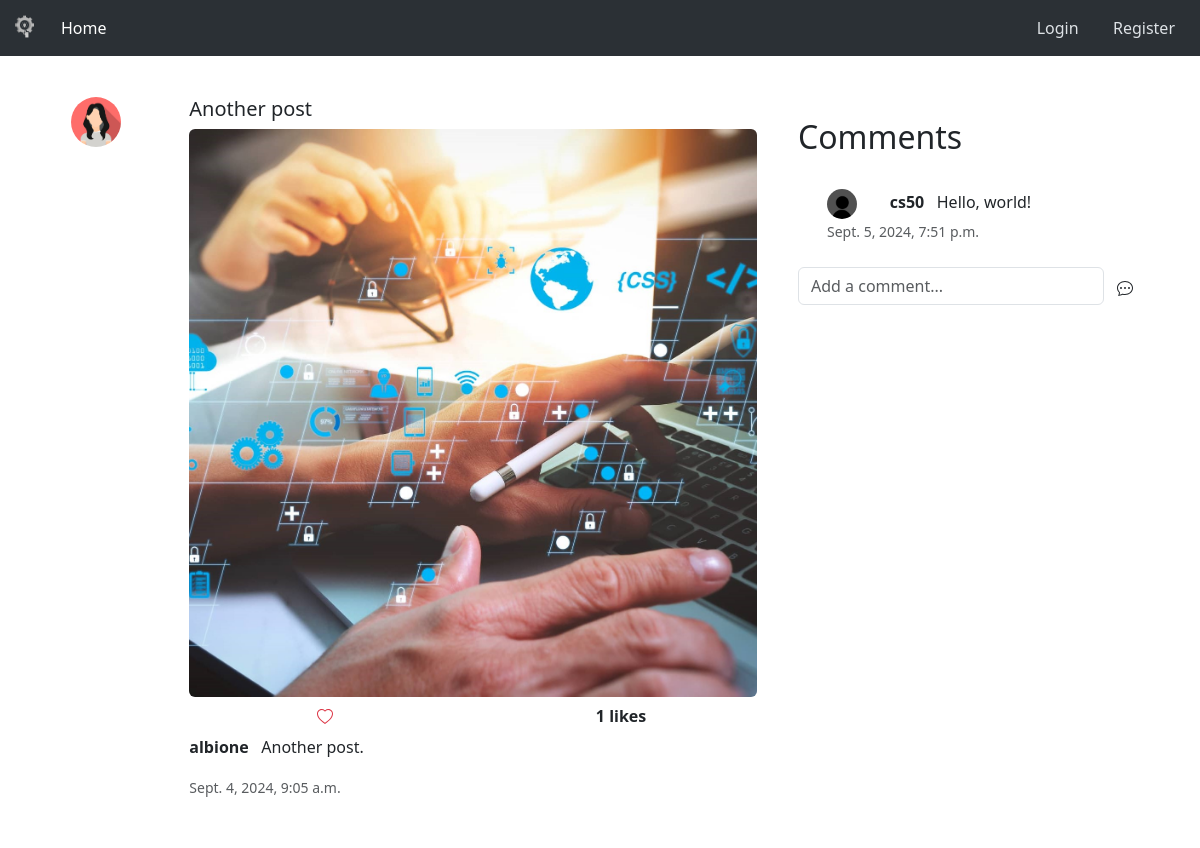
Page /show/31 on the committed database.
### social/models.py (models this page shows, shortened)
class Tweet(models.Model):
    user = models.ForeignKey(
        User, related_name="tweets", on_delete=models.CASCADE
    )
    body = models.CharField(max_length=200)
    created = models.DateTimeField(auto_now_add=True)
    likes = models.ManyToManyField(User, related_name="tweet_like", blank=True)
    image = models.ImageField(upload_to='img/', blank=True, null=True)
    title = models.CharField(max_length=50, null=False, blank=False, default="Post title")
    def like_tracker(self):
        return self.likes.count()

class Profile(models.Model):
    user = models.OneToOneField(User, on_delete=models.CASCADE) # if user is deleted, profile is deleted
    follows = models.ManyToManyField('self', related_name='followed_by', symmetrical=False, blank=True)
    date_modified = models.DateTimeField(User, auto_now=True)
    profile_picture = models.ImageField(null=True, blank=True, upload_to='img/')
    profile_bio = models.CharField(blank=True, null=True, max_length=300)
    linkedin = models.CharField(blank=True, null=True, max_length=100)
    github = models.CharField(blank=True, null=True, max_length=100)
    homepage = models.CharField(blank=True, null=True, max_length=100)

class Comment(models.Model):
    user = models.ForeignKey(User, on_delete=models.CASCADE, default=1)
    post = models.ForeignKey(Tweet, related_name="comments", on_delete=models.CASCADE)
    body = models.TextField()
    created = models.DateTimeField(auto_now_add=True)

### social/views.py (the view)
# urls.py: path('show/<int:pk>', views.show, name='show'),
def show(request, pk):
    tweet = get_object_or_404(Tweet, id=pk)
    comments = tweet.comments.all()
    if tweet:
        return render(request, "view.html", {"tweet":tweet, "comments":comments})
    else:
        messages.success(request, ("Tweet doesn't exist."))
        return redirect('home')

### social/templates/view.html (shortened to what this page needs)
{% extends 'base.html' %}
{% load static %}
{% block content %}
    <div class="container">
        <div class="row">
            <div class="col-md-8">
                <div class="alert" role="alert">
                    <div class="row">
                        <div class="col-2">
                            {% if tweet.user.profile.profile_picture %}
                                <a href="{% url 'profile' tweet.user.id %}">
                                    <img src="{{ tweet.user.profile.profile_picture.url }}" alt="{{ tweet.user.username }}" width="50" height="50" class="img-fluid rounded-circle">
                                </a>
                            {% else %}
                                <a href="{% url 'profile' tweet.user.id %}">
                                    <img src="{% static 'img/pfp.jpg' %}" alt="{{ tweet.user.username }}" width="50" height="50" class="img-fluid rounded-circle">
                                </a>
                            {% endif %}
                        </div>
                        <div class="col-10">
                            <h5>{{tweet.title }}</h5>
                            {% if tweet.image %}
                                <img src="{{ tweet.image.url }}" alt="{{ tweet.title }}" class="img-fluid rounded">
                                <div class="row">
                                    <div class="col text-center">
                                        {% if user in tweet.likes.all %}
                                            <a href="{% url 'likes' tweet.id %}" class="btn">
                                                <svg xmlns="http://www.w3.org/2000/svg" width="16" height="16" fill="currentColor" class="bi bi-heart-fill text-danger" viewBox="0 0 16 16">
                                                    <path fill-rule="evenodd" d="M8 1.314C12.438-3.248 23.534 4.735 8 15-7.534 4.736 3.562-3.248 8 1.314"/>
                                                </svg>
                                            </a>
                                        {% else %}
                                            <a href="{% url 'likes' tweet.id %}" class="btn">
                                            </a>
                                        {% endif %}
                                    </div>
                                    <div class="col d-flex align-items-center justify-content-center">
                                        <strong>{{ tweet.like_tracker }} likes</strong>
                                    </div>
                                </div>
                                <p><strong>{{tweet.user.username|lower}}</strong> &nbsp; {{ tweet.body }}</p>
                                <p>
                                    <small class="text-muted">
                                        {{ tweet.created }}
                                    </small>
                                </p>
                            {% endif %}
                        </div>
                    </div>
                </div>
            </div>
            <br>
            <div class="col-md-4">
                {% if tweet.comments.exists %}
                    <h2><br>Comments</h2>
                    {% for comment in tweet.comments.all %}
                        <div class="offset-md-1">
                            <small>
                                <br>
                                {% if comment.user.profile.profile_picture %}
                                    <a href="{% url 'profile' comment.user.id %}" style="text-decoration:none;">
                                        <img src="{{ comment.user.profile.profile_picture.url }}" alt="{{ comment.user.username }}" width="30" height="30" class="img-fluid rounded-circle">
                                    </a>
                                {% else %}
                                    <a href="{% url 'profile' comment.user.id %}" style="text-decoration:none;">
                                        <img src="{% static 'img/pfp.jpg' %}" alt="{{ tweet.user.username }}" width="30" height="30" class="img-fluid rounded-circle">
                                    </a>
                                {% endif %}
                            </small>  &nbsp;&nbsp;&nbsp;&nbsp;&nbsp;&nbsp;
                            <span><strong>{{comment.user.username|lower}}</strong> &nbsp; {{ comment.body }}</span>
                            <br>
                            <small class="text-muted">
                               {{ comment.created }}
                            </small>
                            <br><br>
                        </div>
                    {% endfor %}
                {% endif %}
                <form method="post" class="d-flex" action="{% url 'comment' tweet.id %}">
                    <input type="text" id="username" class="form-control" name="body" placeholder="Add a comment...">
                    <button type="submit" class="btn">
                    </button>
                </form>
            </div>
        </div>
    </div>
{% endblock %}

### rows in the picture
Tweet: user.profile.profile_picture (picture), title "Another post", image (picture), like_tracker "1", user.username "albione", body "Another post.", created "Sept. 4, 2024, 9:05 a.m."
Comment: user.username "cs50", body "Hello, world!", created "Sept. 5, 2024, 7:51 p.m."
